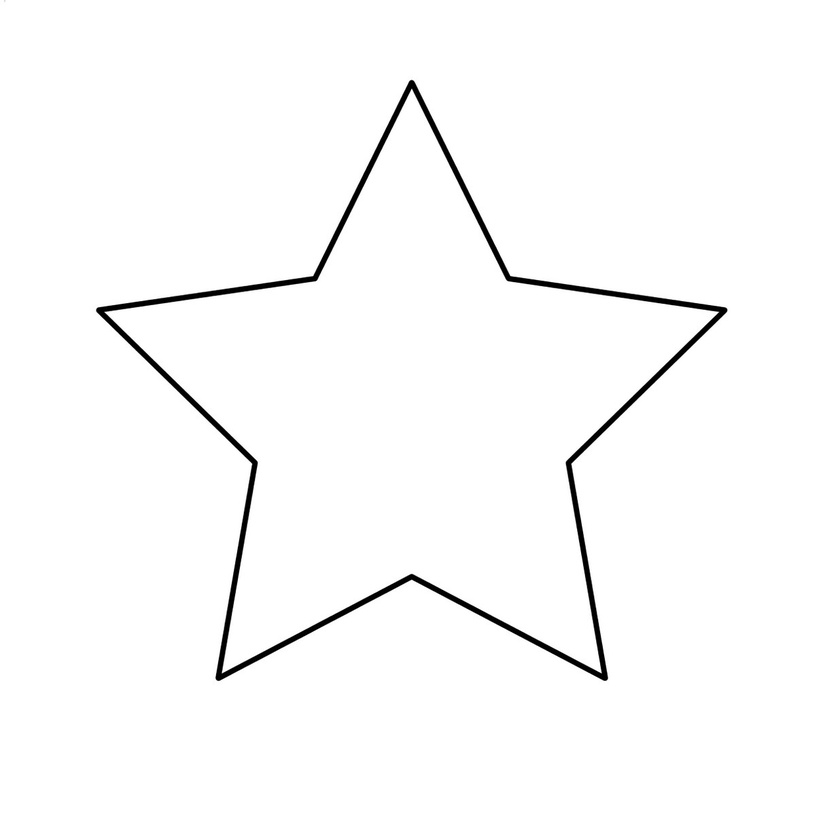
//> input picture drawings/star_drawing.jpg, 840 x 840 px, shrunk from 1236 x 1236 before the run
$ ./main   (built with g++ and OpenCV 4)
//> lines starting //> are read from the running program, lines starting //| are printed output that depends on the picture; after the words box and inside, x2 and y2 are one past the last pixel; in counts of white or black regions, pixels touching at a corner belong together
/* TO RUN PROGRAM FROM laptop_app:
        .\build\Release\image_to_paths.exe
*/

#include <opencv2/opencv.hpp>
#include <opencv2/geometry/2d.hpp>
#include <iostream>
#include <vector>
#include <fstream>
#include <iomanip>

// TEMP for debugging file issues
#include <filesystem>
namespace fs = std::filesystem;

/*
FATAL ERROR CODES
1: Drawing image could not be loaded.
2: Too many contours (shapes) in the image.
3: No usable contours in the image (either blank image, or every contour needed more than 30 coords.)
4: Could not open drawing_data.h for file writing.

WARNING ERROR CODES
1. Contour needed more than 30 coords. This contour will be skipped, valid contours will still be drawn.
*/

/*
IMAGE SPECIFICATIONS
- Image must be a png.
- Does not need to be grayscale since program converts to grayscale;
  however, needs to have high constrast between colors.
*/

int main()
{
    // Load image from drawings folder.
    /* SQUARE DRAWING  std::string image_path = "../drawings/square_drawing.png";
    // STAR DRAWING */std::string image_path = "../drawings/star_drawing.jpg";
    cv::Mat image = cv::imread(image_path);
//> image is the input picture: 840 rows x 840 cols, CV_8UC3; min 0, max 255, mean 250.7

    // TEMP for debugging
    std::cout << "CWD: " << fs::current_path() << '\n';
    std::cout << "Exists: " << fs::exists(image_path) << '\n';
    std::cout << "Absolute: " << fs::absolute(image_path) << '\n';


    if (image.empty())
    {
        std::cerr << "Could not load " << image_path << "\n";
        return 1;
    }

    // Convert to grayscale.
    cv::Mat gray;
    cv::cvtColor(image, gray, cv::COLOR_BGR2GRAY);

    // B3: Convert to a binary image.
    // Dark lines become white; light background becomes black.
    cv::Mat binary;
    cv::threshold(
        gray, binary, 180, 255, cv::THRESH_BINARY_INV);
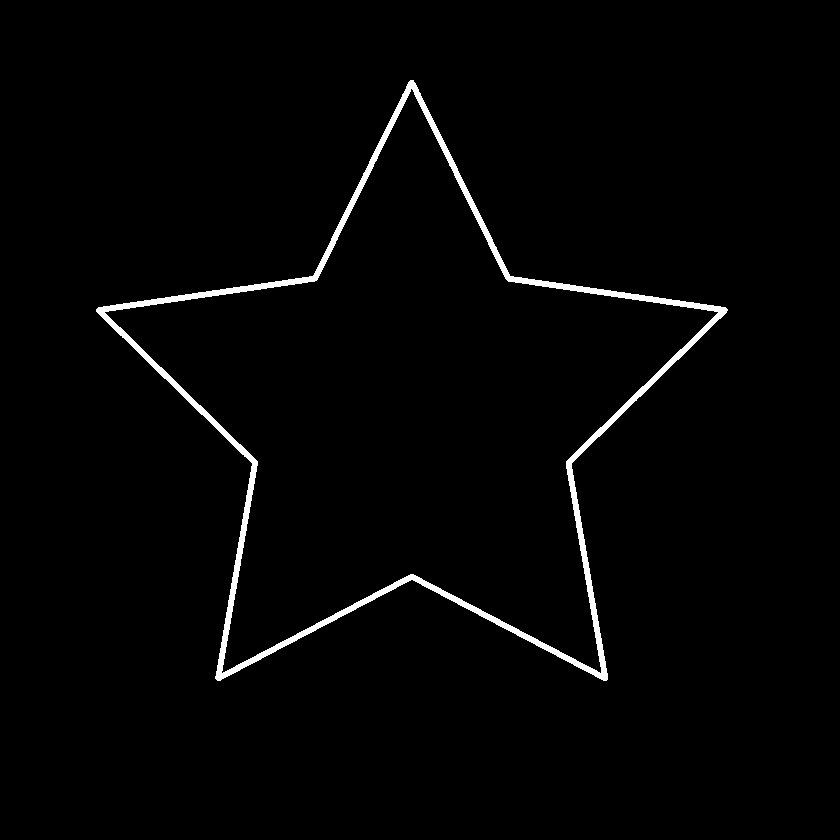
//> binary: 840 rows x 840 cols, CV_8UC1; 1.8% white; 1 white region

    // B4: Extract contour point sequences.
    std::vector<std::vector<cv::Point>> contours;

    cv::findContours(
        binary,
        contours,
        cv::RETR_EXTERNAL, // Previously RETR_LIST, but that caused contour lines drawn around (insetad of on) outline
        cv::CHAIN_APPROX_SIMPLE);
//> contours = 1 contour; box (x1, y1, x2, y2) and area: (96, 80, 728, 681) 164903


    // TEMP for debugging
    // Visually confirm what contour tracing looks like
    // by creating image of red contours overlayed on original image.
    // Red contours might be jagged but the actual coordinates will not be.
    // This will run even if FATAL error occurs.
    cv::Mat debug = image.clone();
    cv::drawContours(debug, contours, -1, cv::Scalar(0, 0, 255), 2);
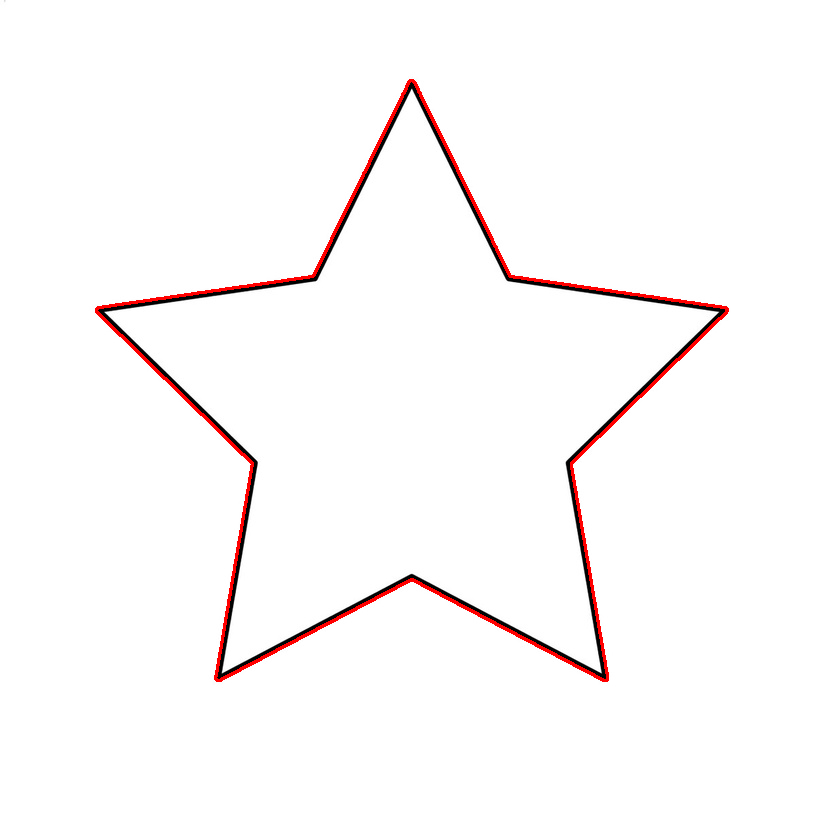
//> debug: 840 rows x 840 cols, CV_8UC3; 1.08% of pixels changed, all inside (x1, y1, x2, y2) = (95, 79, 729, 682)
    cv::imwrite("debug_contours.png", debug);

    // Whiteboard area: 1210 mm (width) x 1210 mm (desired height).
    const double boardWidth_mm = 1210.0;
    const double boardHeight_mm = 1210.0;

    // Scale factor is based on whichever axis runs out of drawing space first.
    // This preserves aspect ratio.
    const double scale = std::min(boardWidth_mm / image.cols,
                              boardHeight_mm / image.rows);
//> scale = 1.44

    // Increasing epsilon will simplify the contour more.
    // This is an opencv thing.
    const double epsilon = 5;

    const int MAX_CONTOURS = 5; // Maximum # of contours (shapes) per drawing.
                                // E.g. Image of square will have one contour,
                                // image of a square with a circle inside will have two contours, etc.
    const int MAX_COORDS = 30;  // Maximum # of coordinates per contour.

    // Vector to store contours' information.
    // (C++ vector is just a dynamic array.)
    // (Type Point is from OpenCV, and represents a 2D point with integer coordinates.)
    std::vector<std::vector<cv::Point>> cleanedContours;
    for (const auto &contour : contours)
    {
        // Ignore tiny contours, often noise or specks.
        if (cv::contourArea(contour) < 10.0)
        {
            continue;
        }

        // B5a: Simplify the contour.
        // Create vector to hold simplified contour points.
        std::vector<cv::Point> simplified;
        cv::approxPolyDP(
            contour, simplified, epsilon, true);

        // Check if the number of coordinates the contour requires exceeds the max of 30.
        if (simplified.size() + 1 > (size_t)MAX_COORDS) // +1 to account for going back to first coord at end.
        {
            std::cerr << "WARNING: Contour with " << simplified.size() + 1
                      << " coordinates (max is " << MAX_COORDS
                      << ".) This contour will be skipped.\n";
            continue;
        }

        // Add simplified points to paths vector.
        cleanedContours.push_back(simplified);
    }
//> this loop made 1 pass

    /*
    Suppose two shapes in image - one square and one triangle.
    cleanedContours = {
        { 4 points },    // square
        { 3 points }     // triangle
    }
    */

    // Check if the number of contours the image requries exceeds the max of 5.
    if (cleanedContours.size() > (size_t)MAX_CONTOURS)
    {
        std::cerr << "FATAL: " << cleanedContours.size()
                  << " contours (max is " << MAX_CONTOURS
                  << ".) This image is too complex and will not be drawn.\n";
        return 2;
    }

    // Imagine if no contours were simple enough (less than 30 coords needed)
    // or if blank image passed in accidentally.
    if (cleanedContours.empty())
    {
        std::cerr << "FATAL: No usable contours found. "
                  << "Check the image, the threshold (180), "
                  << "and the minimum area (10.0).\n";
        return 3;
    }

    // Write into header file!
    std::ofstream fileWriter;
    fileWriter.open("../vex_robot/include/drawing_data.h");

    // Check if file opened.
    if (!fileWriter.is_open())
    {
        std::cerr << "FATAL: Could not open drawing_data.h for writing.\n";
        return 4;
    }
    else // If file opened successfully, then write the paths data.
    {

        fileWriter << std::fixed << std::setprecision(2); // Keep coords accurate to 2 decimal places.
        fileWriter << "#ifndef DRAWING_DATA_H\n";
        fileWriter << "#define DRAWING_DATA_H\n\n";
        fileWriter << "#define MAX_CONTOURS " << MAX_CONTOURS << "\n\n";
        fileWriter << "#define MAX_COORDS " << MAX_COORDS << "\n\n";

        fileWriter << "typedef struct {\n";
        fileWriter << "    int numContours;\n";                            // How many contours (shapes) in the image.
        fileWriter << "    int numCoords[MAX_CONTOURS];\n";                // Array of how many coordinates there are per contour.
        fileWriter << "    double coords[MAX_CONTOURS][MAX_COORDS][2];\n"; // Array of coordinates per contour.
        fileWriter << "} CoordData;\n\n";

        // Create and write into CoordData object named coordData.
        // We're going to use static const aggregate initialisation which will look like some weird bracket thing.
        // However static const object using aggregate initialisation is the best way to do it.
        // Alternative would be loading values of CoordData object
        // using a function, but the data would be stored in flash and copied to RAM at startup.
        // With static const object program will read CoordData object data
        // straight from flash memory.

        // TODO: Name coordData a different name (so object name is not the same as the type name.)
        fileWriter << "static const CoordData coordData = {\n";

        // Fill in numContours with how many contours there are.
        // c++ vector.size() returns the number of elements in the vector.
        fileWriter << "    " << cleanedContours.size() << ",\n";

        // Fill in numCoords with the # of coordinates in each contour
        fileWriter << "    { ";
        for (const auto &shape : cleanedContours) // For contour in contours vector, write its size.
            fileWriter << shape.size() + 1 << ", "; // +1 to account for going back to first coord at end.
        fileWriter << "},\n";
        fileWriter << "    {\n";

        // Now to fill in the huge coords array with the actual coordinates of each contour.
        // Loop over # of different contours (shapes) in the image png.
        for (const auto &contour : cleanedContours)
        {
            fileWriter << "        {\n";
            // Loop over each coordinate in contour.
            for (const auto &coord : contour)
            {
                // Scale coords to mm for whiteabord.
                // NOTE: If we want origin to be in bottom left,
                // use double y_mm = (image.rows - 1 - coord.y) * scaleY;
                double x_mm = coord.x * scale * 0.05 + 10;
                double y_mm = coord.y * scale * 0.05 + 10;

                // Write coordinate into array.
                fileWriter << "            {" << x_mm << ", " << y_mm << "},\n";

                // TEMP for debugging
                // Print coordinates to console.
                std::cout << "  x=" << x_mm
                          << ", y=" << y_mm << '\n';
            }
            // Append the first coordinate to the end
            // so that the robot will draw a closed shape.
            double x_mm = contour.front().x * scale * 0.05 + 10;
            double y_mm = contour.front().y * scale * 0.05 + 10;
            fileWriter << "            {" << x_mm << ", " << y_mm << "},\n";
            fileWriter << "        },\n";
        }
//> this loop made 1 pass
//> (x_mm, y_mm) on pass 1: (39.53, 15.76)
        // End of writing into the header file.
        fileWriter << "    }\n";
        fileWriter << "};\n\n";
        fileWriter << "#endif // DRAWING_DATA_H\n";
        fileWriter.close();
    }

    return 0;
}
